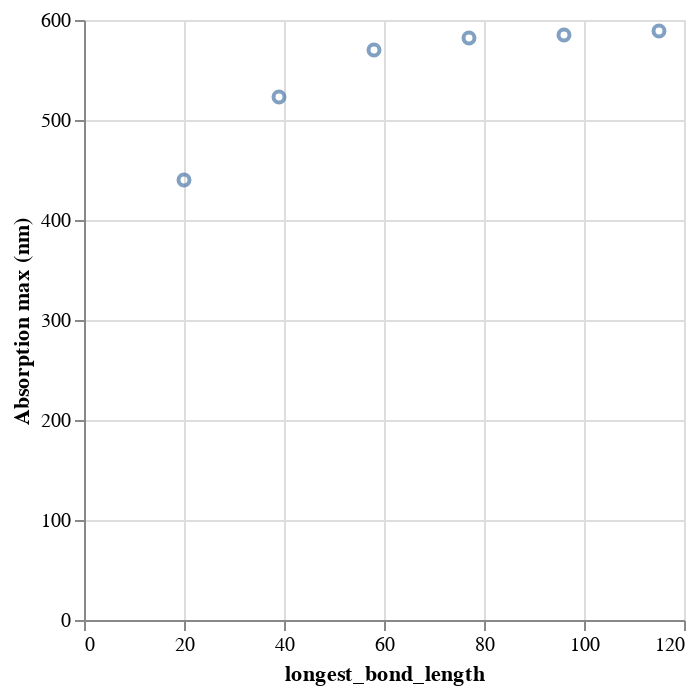

Source (notebook cell):
### Code cell
df_matches.plot.scatter(x="longest_bond_length", y="Absorption max (nm)")

### Figure 1 — Vega specification as saved in the notebook (floating-point values rounded to 4 significant figures)
{"$schema": "https://vega.github.io/schema/vega/v5.json", "data": [{"name": "param_2_store"}, {"name": "source_0", "values": [{"Absorption max (nm)": 589.0, "longest_bond_length": 115}, {"Absorption max (nm)": 585.0, "longest_bond_length": 96}, {"Absorption max (nm)": 582.0, "longest_bond_length": 77}, {"Absorption max (nm)": 570.0, "longest_bond_length": 58}, {"Absorption max (nm)": 523.0, "longest_bond_length": 39}, {"Absorption max (nm)": 440.0, "longest_bond_length": 20}]}, {"name": "source_0_x_domain_longest_bond_length", "values": [{"min": 20, "max": 115}]}, {"name": "source_0_y_domain_Absorption max (nm)", "values": [{"min": 440.0, "max": 589.0}]}], "signals": [{"name": "unit", "value": {}, "on": [{"events": "pointermove", "update": "isTuple(group()) ? group() : unit"}]}, {"name": "param_2", "update": "vlSelectionResolve(\"param_2_store\", \"union\")"}, {"name": "param_2_longest_bond_length", "on": [{"events": [{"source": "view", "type": "dblclick"}], "update": "null"}, {"events": {"signal": "param_2_translate_delta"}, "update": "panLinear(param_2_translate_anchor.extent_x, -param_2_translate_delta.x / width)"}, {"events": {"signal": "param_2_zoom_delta"}, "update": "zoomLinear(domain(\"x\"), param_2_zoom_anchor.x, param_2_zoom_delta)"}]}, {"name": "param_2_Absorption_max__nm_", "on": [{"events": [{"source": "view", "type": "dblclick"}], "update": "null"}, {"events": {"signal": "param_2_translate_delta"}, "update": "panLinear(param_2_translate_anchor.extent_y, param_2_translate_delta.y / height)"}, {"events": {"signal": "param_2_zoom_delta"}, "update": "zoomLinear(domain(\"y\"), param_2_zoom_anchor.y, param_2_zoom_delta)"}]}, {"name": "param_2_tuple", "on": [{"events": [{"signal": "param_2_longest_bond_length || param_2_Absorption_max__nm_"}], "update": "param_2_longest_bond_length && param_2_Absorption_max__nm_ ? {unit: \"\", fields: param_2_tuple_fields, values: [param_2_longest_bond_length,param_2_Absorption_max__nm_]} : null"}]}, {"name": "param_2_tuple_fields", "value": [{"field": "longest_bond_length", "channel": "x", "type": "R"}, {"field": "Absorption max (nm)", "channel": "y", "type": "R"}]}, {"name": "param_2_translate_anchor", "value": {}, "on": [{"events": [{"source": "scope", "type": "pointerdown"}], "update": "{x: x(unit), y: y(unit), extent_x: domain(\"x\"), extent_y: domain(\"y\")}"}]}, {"name": "param_2_translate_delta", "value": {}, "on": [{"events": [{"source": "window", "between": [{"source": "scope", "type": "pointerdown"}, {"source": "window", "type": "pointerup"}], "type": "pointermove", "consume": true}], "update": "{x: param_2_translate_anchor.x - x(unit), y: param_2_translate_anchor.y - y(unit)}"}]}, {"name": "param_2_zoom_anchor", "on": [{"events": [{"source": "scope", "consume": true, "type": "wheel"}], "update": "{x: invert(\"x\", x(unit)), y: invert(\"y\", y(unit))}"}]}, {"name": "param_2_zoom_delta", "on": [{"events": [{"source": "scope", "consume": true, "type": "wheel"}], "update": "pow(1.001, event.deltaY * pow(16, event.deltaMode))", "force": true}]}, {"name": "param_2_modify", "on": [{"events": {"signal": "param_2_tuple"}, "update": "modify(\"param_2_store\", param_2_tuple, true)"}]}], "marks": [{"type": "symbol", "name": "marks", "from": {"data": "source_0"}, "encode": {"update": {"fill": {"value": "transparent"}, "x": {"field": "longest_bond_length", "scale": "x"}, "stroke": {"value": "#4c78a8"}, "y": {"field": "Absorption max (nm)", "scale": "y"}, "opacity": {"value": 0.7}, "tooltip": {"signal": "{\"longest_bond_length\": format(datum[\"longest_bond_length\"], \"\"), \"Absorption max (nm)\": format(datum[\"Absorption max (nm)\"], \"\")}"}}}, "clip": true, "style": ["point"], "interactive": true}], "scales": [{"name": "x", "type": "linear", "domain": [{"signal": "(data(\"source_0_x_domain_longest_bond_length\")[0] || {}).min"}, {"signal": "(data(\"source_0_x_domain_longest_bond_length\")[0] || {}).max"}], "range": [0, {"signal": "width"}], "nice": true, "domainRaw": {"signal": "param_2[\"longest_bond_length\"]"}, "zero": true}, {"name": "y", "type": "linear", "domain": [{"signal": "(data(\"source_0_y_domain_Absorption max (nm)\")[0] || {}).min"}, {"signal": "(data(\"source_0_y_domain_Absorption max (nm)\")[0] || {}).max"}], "range": [{"signal": "height"}, 0], "nice": true, "zero": true, "domainRaw": {"signal": "param_2[\"Absorption max (nm)\"]"}}], "axes": [{"scale": "x", "labels": false, "gridScale": "y", "minExtent": 0, "ticks": false, "aria": false, "maxExtent": 0, "zindex": 0, "domain": false, "orient": "bottom", "grid": true, "tickCount": {"signal": "ceil(width/40)"}}, {"scale": "y", "orient": "left", "gridScale": "x", "tickCount": {"signal": "ceil(height/40)"}, "aria": false, "labels": false, "maxExtent": 0, "zindex": 0, "grid": true, "domain": false, "ticks": false, "minExtent": 0}, {"scale": "x", "zindex": 0, "orient": "bottom", "grid": false, "labelFlush": true, "tickCount": {"signal": "ceil(width/40)"}, "title": "longest_bond_length", "labelOverlap": true}, {"scale": "y", "orient": "left", "title": "Absorption max (nm)", "labelOverlap": true, "grid": false, "tickCount": {"signal": "ceil(height/40)"}, "zindex": 0}], "width": 300, "padding": 5, "background": "white", "style": "cell", "height": 300}
